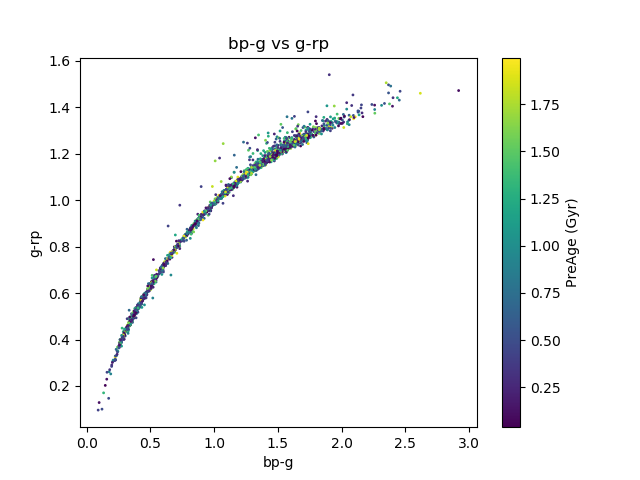

Source code (Python):
#colorcolor.py

#plots a color-color diagram (bp-g vs g-rp)

import pandas as pd;
import numpy as np;
import matplotlib.pyplot as plt;

dfraw = pd.read_csv("colortable2.csv");
df = dfraw[dfraw['PreAge'] < 2.0]; #filter old stars out

x = df['bp_g'];
y = df['g_rp'];
tau = df['PreAge'];

fig = plt.figure();
ax = plt.axes(title='bp-g vs g-rp');
p = ax.scatter(x, y, c=tau,cmap="viridis", s=1);
fig.colorbar(p, label='PreAge (Gyr)');
ax.set_xlabel('bp-g');
ax.set_ylabel('g-rp');
plt.show();
